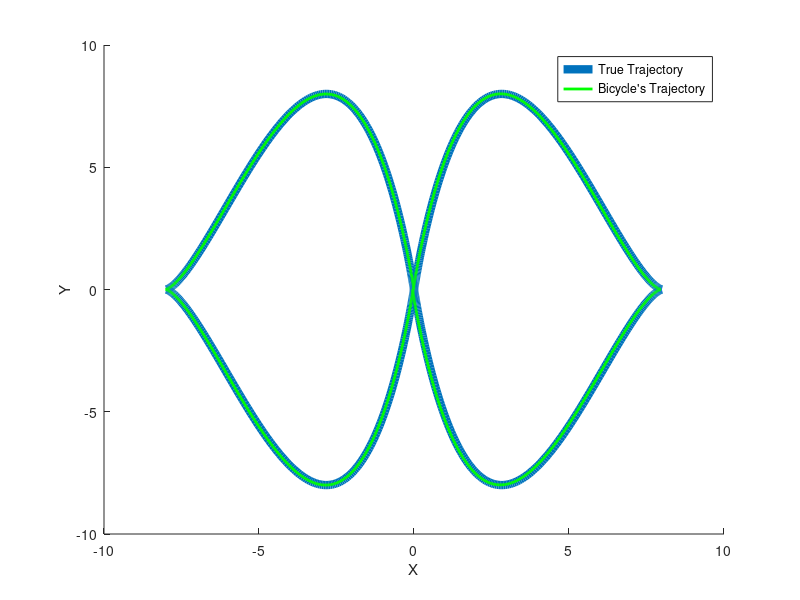

Reproduce this figure in MATLAB.
%% First approach
Ts = 0.001; 
ITER = 1e3;

t=linspace(-pi,pi,ITER); 
x = 8*sin(t).^3; y = 8*sin((2*t)).^3;
vx  = gradient(x, Ts); vy = gradient(y, Ts);
ax  = gradient(vx, Ts); ay = gradient(vy, Ts);
phi = atan2(vy, vx); 

%resulting forward kinematic velocities
x_f = zeros(1, ITER); y_f = zeros(1, ITER); 

delta_f = 0*pi/180; 

for n=1:ITER-1
    J = [cos(delta_f)*cos(phi(n)) 0; 
         cos(delta_f)*sin(phi(n)) 0;
         0 1];
    J_inv = pinv(J);
    
    X = [vx(n); vy(n); phi(n)];
    B = J_inv*X; %chassis velocities
    
    %forward kinematic
    
    
    %x_f(n+1) = x_f(n) + Ts*B(1)*cos(phi(n)+ 0); %*cos(delta_f)
    %y_f(n+1) = y_f(n) + Ts*B(1)*sin(phi(n)+ 0);
    
    x_f(n+1) = x_f(n) + 0.5*(Ts*B(1)*cos(phi(n)+0) + Ts*B(1)*cos(phi(n)+0+Ts*B(2))); %*cos(delta_f)
    y_f(n+1) = y_f(n) + 0.5*(Ts*B(1)*sin(phi(n)+0) + Ts*B(1)*sin(phi(n)+0+Ts*B(2)));


end
hold on 
plot(x, y, 'linewidth', 6)
plot(x_f, y_f, 'g-','linewidth', 2)
legend('True Trajectory', "Bicycle's Trajectory")
xlabel('X')
ylabel('Y')
hold off
print('traj_figure', '-dpng')

%% Second approach
clear all; close all; clc;

Ts = 1; 
ITER = 1e3;
omega = 2*pi/10;
v = 0.5; % bicycle velocity
d = 2; % length of chasis
lr = d*0.6; 
t=linspace(-pi,pi,ITER); 
%resulting forward kinematic velocities
x_f = zeros(1, ITER); y_f = zeros(1, ITER); 

% steering angle delta f 
delta_f = 2*cos(omega*t);
%plot(t,delta_f); figure();

%velocity-chassis angle
beta = atan2(lr*tan(delta_f),d);

% phi
phi = (1/d).*cos(beta).*tan(delta_f);

for n=1:ITER-1
    x_f(n+1) = x_f(n) + Ts*v*cos(phi(n)+ beta(n)); 
    y_f(n+1) = y_f(n) + Ts*v*sin(phi(n)+ beta(n));
    
    %x_f(n+1) = x_f(n) + 0.5*(Ts*v*cos(phi(n)+beta(n)) + Ts*v*cos(phi(n)+beta(n)+Ts*omega)); %*cos(delta_f)
    %y_f(n+1) = y_f(n) + 0.5*(Ts*v*sin(phi(n)+beta(n)) + Ts*v*sin(phi(n)+beta(n)+Ts*omega));
    
end
hold on 
% plot(x, y, 'linewidth', 6)
plot(x_f, y_f, 'g-','linewidth', 2)
legend("Bicycle's Trajectory")
xlabel('X'); ylabel('Y');
hold off
